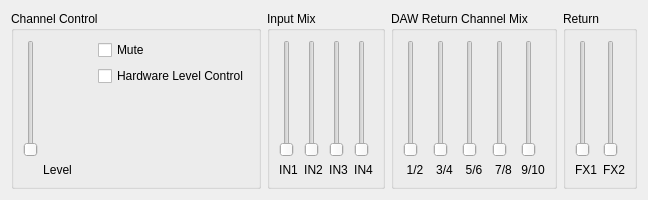
       <widget class="QWidget" name="tab" >
        <attribute name="title" >
         <string>Out3/4</string>
        </attribute>
        <layout class="QGridLayout" >
         <item row="0" column="0" >
          <layout class="QHBoxLayout" >
           <item>
            <widget class="QGroupBox" name="groupOut34_1" >
             <property name="sizePolicy" >
              <sizepolicy vsizetype="Preferred" hsizetype="Preferred" >
               <horstretch>0</horstretch>
               <verstretch>0</verstretch>
              </sizepolicy>
             </property>
             <property name="minimumSize" >
              <size>
               <width>250</width>
               <height>0</height>
              </size>
             </property>
             <property name="title" >
              <string>Channel Control</string>
             </property>
             <layout class="QGridLayout" >
              <item rowspan="2" row="0" column="0" >
               <layout class="QVBoxLayout" >
                <item>
                 <widget class="QSlider" name="sldOut34Level" >
                  <property name="minimum" >
                   <number>0</number>
                  </property>
                  <property name="maximum" >
                   <number>255</number>
                  </property>
                  <property name="singleStep" >
                   <number>2</number>
                  </property>
                  <property name="pageStep" >
                   <number>16</number>
                  </property>
                  <property name="orientation" >
                   <enum>Qt::Vertical</enum>
                  </property>
                  <property name="tickInterval" >
                   <number>32</number>
                  </property>
                 </widget>
                </item>
                <item>
                 <widget class="QLabel" name="txtOut34Lvl" >
                  <property name="text" >
                   <string>Level</string>
                  </property>
                  <property name="alignment" >
                   <set>Qt::AlignCenter</set>
                  </property>
                  <property name="wordWrap" >
                   <bool>false</bool>
                  </property>
                 </widget>
                </item>
               </layout>
              </item>
              <item row="1" column="1" >
               <spacer>
                <property name="orientation" >
                 <enum>Qt::Vertical</enum>
                </property>
                <property name="sizeType" >
                 <enum>QSizePolicy::Expanding</enum>
                </property>
                <property name="sizeHint" >
                 <size>
                  <width>31</width>
                  <height>91</height>
                 </size>
                </property>
               </spacer>
              </item>
              <item row="0" column="1" >
               <layout class="QVBoxLayout" >
                <item>
                 <widget class="QCheckBox" name="chkOut34Mute" >
                  <property name="text" >
                   <string>Mute</string>
                  </property>
                 </widget>
                </item>
                <item>
                 <widget class="QCheckBox" name="chkOut34HwCtrl" >
                  <property name="text" >
                   <string>Hardware Level Control</string>
                  </property>
                 </widget>
                </item>
               </layout>
              </item>
             </layout>
            </widget>
           </item>
           <item>
            <widget class="QGroupBox" name="groupOut34_2" >
             <property name="title" >
              <string>Input Mix</string>
             </property>
             <layout class="QHBoxLayout" >
              <item>
               <layout class="QVBoxLayout" >
                <item>
                 <widget class="QSlider" name="sldIN1Out34" >
                  <property name="minimum" >
                   <number>0</number>
                  </property>
                  <property name="maximum" >
                   <number>32767</number>
                  </property>
                  <property name="singleStep" >
                   <number>10000</number>
                  </property>
                  <property name="pageStep" >
                   <number>1000</number>
                  </property>
                  <property name="orientation" >
                   <enum>Qt::Vertical</enum>
                  </property>
                  <property name="tickInterval" >
                   <number>10000</number>
                  </property>
                 </widget>
                </item>
                <item>
                 <widget class="QLabel" name="txtOut34In12" >
                  <property name="text" >
                   <string>IN1</string>
                  </property>
                  <property name="alignment" >
                   <set>Qt::AlignCenter</set>
                  </property>
                  <property name="wordWrap" >
                   <bool>false</bool>
                  </property>
                 </widget>
                </item>
               </layout>
              </item>
              <item>
               <layout class="QVBoxLayout" >
                <item>
                 <widget class="QSlider" name="sldIN2Out34" >
                  <property name="minimum" >
                   <number>0</number>
                  </property>
                  <property name="maximum" >
                   <number>32767</number>
                  </property>
                  <property name="singleStep" >
                   <number>10000</number>
                  </property>
                  <property name="pageStep" >
                   <number>1000</number>
                  </property>
                  <property name="orientation" >
                   <enum>Qt::Vertical</enum>
                  </property>
                  <property name="tickInterval" >
                   <number>10000</number>
                  </property>
                 </widget>
                </item>
                <item>
                 <widget class="QLabel" name="txtOut34In34" >
                  <property name="text" >
                   <string>IN2</string>
                  </property>
                  <property name="alignment" >
                   <set>Qt::AlignCenter</set>
                  </property>
                  <property name="wordWrap" >
                   <bool>false</bool>
                  </property>
                 </widget>
                </item>
               </layout>
              </item>
              <item>
               <layout class="QVBoxLayout" >
                <item>
                 <widget class="QSlider" name="sldIN3Out34" >
                  <property name="minimum" >
                   <number>0</number>
                  </property>
                  <property name="maximum" >
                   <number>32767</number>
                  </property>
                  <property name="singleStep" >
                   <number>10000</number>
                  </property>
                  <property name="pageStep" >
                   <number>1000</number>
                  </property>
                  <property name="orientation" >
                   <enum>Qt::Vertical</enum>
                  </property>
                  <property name="tickInterval" >
                   <number>10000</number>
                  </property>
                 </widget>
                </item>
                <item>
                 <widget class="QLabel" name="txtOut34In34_2" >
                  <property name="text" >
                   <string>IN3</string>
                  </property>
                  <property name="alignment" >
                   <set>Qt::AlignCenter</set>
                  </property>
                  <property name="wordWrap" >
                   <bool>false</bool>
                  </property>
                 </widget>
                </item>
               </layout>
              </item>
              <item>
               <layout class="QVBoxLayout" >
                <item>
                 <widget class="QSlider" name="sldIN4Out34" >
                  <property name="minimum" >
                   <number>0</number>
                  </property>
                  <property name="maximum" >
                   <number>32767</number>
                  </property>
                  <property name="singleStep" >
                   <number>10000</number>
                  </property>
                  <property name="pageStep" >
                   <number>1000</number>
                  </property>
                  <property name="orientation" >
                   <enum>Qt::Vertical</enum>
                  </property>
                  <property name="tickInterval" >
                   <number>10000</number>
                  </property>
                 </widget>
                </item>
                <item>
                 <widget class="QLabel" name="txtOut34In34_3" >
                  <property name="text" >
                   <string>IN4</string>
                  </property>
                  <property name="alignment" >
                   <set>Qt::AlignCenter</set>
                  </property>
                  <property name="wordWrap" >
                   <bool>false</bool>
                  </property>
                 </widget>
                </item>
               </layout>
              </item>
             </layout>
            </widget>
           </item>
           <item>
            <widget class="QGroupBox" name="groupOut34_3" >
             <property name="title" >
              <string>DAW Return Channel Mix</string>
             </property>
             <layout class="QGridLayout" >
              <item row="0" column="0" >
               <layout class="QVBoxLayout" >
                <item>
                 <widget class="QSlider" name="sldPC12Out34" >
                  <property name="minimum" >
                   <number>0</number>
                  </property>
                  <property name="maximum" >
                   <number>32767</number>
                  </property>
                  <property name="singleStep" >
                   <number>10000</number>
                  </property>
                  <property name="pageStep" >
                   <number>1000</number>
                  </property>
                  <property name="orientation" >
                   <enum>Qt::Vertical</enum>
                  </property>
                  <property name="tickInterval" >
                   <number>10000</number>
                  </property>
                 </widget>
                </item>
                <item>
                 <widget class="QLabel" name="txtOut34PC12" >
                  <property name="text" >
                   <string>1/2</string>
                  </property>
                  <property name="alignment" >
                   <set>Qt::AlignCenter</set>
                  </property>
                  <property name="wordWrap" >
                   <bool>false</bool>
                  </property>
                 </widget>
                </item>
               </layout>
              </item>
              <item row="0" column="1" >
               <layout class="QVBoxLayout" >
                <item>
                 <widget class="QSlider" name="sldPC34Out34" >
                  <property name="minimum" >
                   <number>0</number>
                  </property>
                  <property name="maximum" >
                   <number>32767</number>
                  </property>
                  <property name="singleStep" >
                   <number>10000</number>
                  </property>
                  <property name="pageStep" >
                   <number>1000</number>
                  </property>
                  <property name="orientation" >
                   <enum>Qt::Vertical</enum>
                  </property>
                  <property name="tickInterval" >
                   <number>10000</number>
                  </property>
                 </widget>
                </item>
                <item>
                 <widget class="QLabel" name="txtOut34PC34" >
                  <property name="text" >
                   <string>3/4</string>
                  </property>
                  <property name="alignment" >
                   <set>Qt::AlignCenter</set>
                  </property>
                  <property name="wordWrap" >
                   <bool>false</bool>
                  </property>
                 </widget>
                </item>
               </layout>
              </item>
              <item row="0" column="2" >
               <layout class="QVBoxLayout" >
                <item>
                 <widget class="QSlider" name="sldPC56Out34" >
                  <property name="minimum" >
                   <number>0</number>
                  </property>
                  <property name="maximum" >
                   <number>32767</number>
                  </property>
                  <property name="singleStep" >
                   <number>10000</number>
                  </property>
                  <property name="pageStep" >
                   <number>1000</number>
                  </property>
                  <property name="orientation" >
                   <enum>Qt::Vertical</enum>
                  </property>
                  <property name="tickInterval" >
                   <number>10000</number>
                  </property>
                 </widget>
                </item>
                <item>
                 <widget class="QLabel" name="txtOut34PC56" >
                  <property name="text" >
                   <string>5/6</string>
                  </property>
                  <property name="alignment" >
                   <set>Qt::AlignCenter</set>
                  </property>
                  <property name="wordWrap" >
                   <bool>false</bool>
                  </property>
                 </widget>
                </item>
               </layout>
              </item>
              <item row="0" column="3" >
               <layout class="QVBoxLayout" >
                <item>
                 <widget class="QSlider" name="sldPC78Out34" >
                  <property name="minimum" >
                   <number>0</number>
                  </property>
                  <property name="maximum" >
                   <number>32767</number>
                  </property>
                  <property name="singleStep" >
                   <number>10000</number>
                  </property>
                  <property name="pageStep" >
                   <number>1000</number>
                  </property>
                  <property name="orientation" >
                   <enum>Qt::Vertical</enum>
                  </property>
                  <property name="tickInterval" >
                   <number>10000</number>
                  </property>
                 </widget>
                </item>
                <item>
                 <widget class="QLabel" name="txtOut34PC78" >
                  <property name="text" >
                   <string>7/8</string>
                  </property>
                  <property name="alignment" >
                   <set>Qt::AlignCenter</set>
                  </property>
                  <property name="wordWrap" >
                   <bool>false</bool>
                  </property>
                 </widget>
                </item>
               </layout>
              </item>
              <item row="0" column="4" >
               <layout class="QVBoxLayout" >
                <item>
                 <widget class="QSlider" name="sldPC910Out34" >
                  <property name="minimum" >
                   <number>0</number>
                  </property>
                  <property name="maximum" >
                   <number>32767</number>
                  </property>
                  <property name="singleStep" >
                   <number>10000</number>
                  </property>
                  <property name="pageStep" >
                   <number>1000</number>
                  </property>
                  <property name="orientation" >
                   <enum>Qt::Vertical</enum>
                  </property>
                  <property name="tickInterval" >
                   <number>10000</number>
                  </property>
                 </widget>
                </item>
                <item>
                 <widget class="QLabel" name="txtOut34PC910" >
                  <property name="text" >
                   <string>9/10</string>
                  </property>
                  <property name="alignment" >
                   <set>Qt::AlignCenter</set>
                  </property>
                  <property name="wordWrap" >
                   <bool>false</bool>
                  </property>
                 </widget>
                </item>
               </layout>
              </item>
             </layout>
            </widget>
           </item>
           <item>
            <widget class="QGroupBox" name="groupOut12_4_2" >
             <property name="title" >
              <string>Return</string>
             </property>
             <layout class="QHBoxLayout" >
              <item>
               <layout class="QVBoxLayout" >
                <item>
                 <widget class="QSlider" name="sldFX1Out34" >
                  <property name="minimum" >
                   <number>0</number>
                  </property>
                  <property name="maximum" >
                   <number>32767</number>
                  </property>
                  <property name="singleStep" >
                   <number>10000</number>
                  </property>
                  <property name="pageStep" >
                   <number>1000</number>
                  </property>
                  <property name="orientation" >
                   <enum>Qt::Vertical</enum>
                  </property>
                  <property name="tickInterval" >
                   <number>10000</number>
                  </property>
                 </widget>
                </item>
                <item>
                 <widget class="QLabel" name="txtOut12In12_2_2" >
                  <property name="text" >
                   <string>FX1</string>
                  </property>
                  <property name="alignment" >
                   <set>Qt::AlignCenter</set>
                  </property>
                  <property name="wordWrap" >
                   <bool>false</bool>
                  </property>
                 </widget>
                </item>
               </layout>
              </item>
              <item>
               <layout class="QVBoxLayout" >
                <item>
                 <widget class="QSlider" name="sldFX2Out34" >
                  <property name="minimum" >
                   <number>0</number>
                  </property>
                  <property name="maximum" >
                   <number>32767</number>
                  </property>
                  <property name="singleStep" >
                   <number>10000</number>
                  </property>
                  <property name="pageStep" >
                   <number>1000</number>
                  </property>
                  <property name="orientation" >
                   <enum>Qt::Vertical</enum>
                  </property>
                  <property name="tickInterval" >
                   <number>10000</number>
                  </property>
                 </widget>
                </item>
                <item>
                 <widget class="QLabel" name="txtOut12In12_2_2_2" >
                  <property name="text" >
                   <string>FX2</string>
                  </property>
                  <property name="alignment" >
                   <set>Qt::AlignCenter</set>
                  </property>
                  <property name="wordWrap" >
                   <bool>false</bool>
                  </property>
                 </widget>
                </item>
               </layout>
              </item>
             </layout>
            </widget>
           </item>
          </layout>
         </item>
        </layout>
       </widget>
